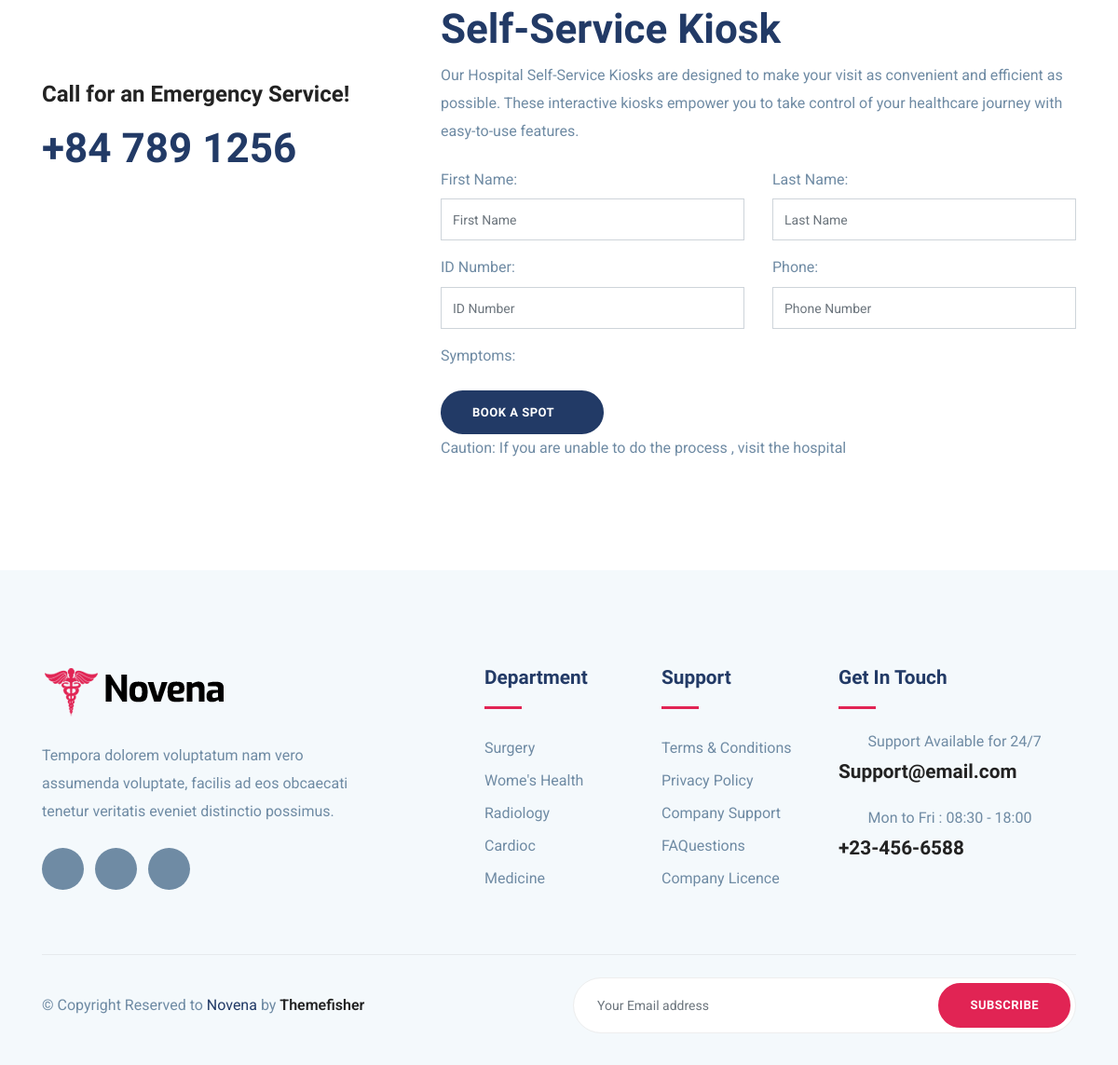
The page /selfqueue/selfqueue/ (signed in, lower part) on the database as committed earlier.
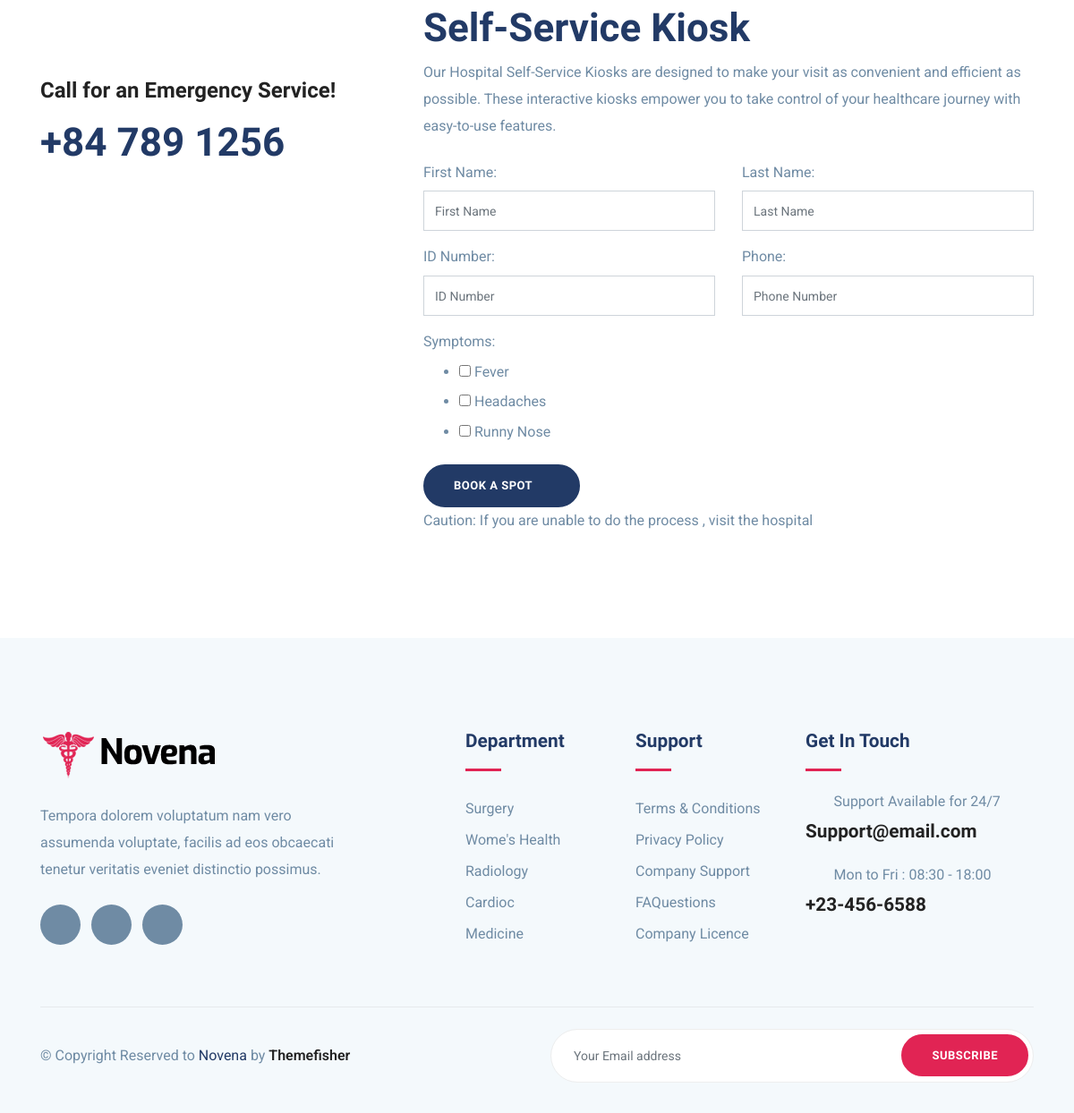
The same page on the database as committed later.
### selfqueue/models.py (models this page shows)
class Symptom(models.Model):
    name = models.CharField(max_length=255)
    def __str__(self):
        return self.name

### selfqueue/views.py (the view)
# urls.py: path('selfqueue/', views.book_spot, name='book_spot'),
@login_required
def book_spot(request):
    user = request.user  # Get the currently logged-in user
    existing_booking = PatientQueue.objects.filter(user=user).first()
    if existing_booking:
        return HttpResponseRedirect(reverse('results'))
    if request.method == 'POST':
        form = BookingForm(request.POST)
        if form.is_valid():
            booking = form.save(commit=False)
            booking.estimated_time = get_estimated_time()
            booking.status = 'Awaiting Consultation'
            booking.closing_time = booking.estimated_time + timedelta(minutes=10)
            assign_spot_number(booking)
            booking.user = user  # Associate the booking with the logged-in user
            booking.save()
            symptoms = form.cleaned_data.get('symptoms')
            booking.symptoms.set(symptoms)  # Assign selected symptoms to the booking
            send_twilio_message(booking)
            return HttpResponseRedirect(reverse('results'))
    else:
        form = BookingForm()
    return render(request, 'selfqueue/index.html', {'form': form})

### selfqueue/forms.py (shortened to what this page needs)
class BookingForm(forms.ModelForm):
    class Meta:
        model = PatientQueue
        fields = ['first_name', 'last_name', 'id_number', 'phone','symptoms']
        widgets = {
            'first_name': forms.TextInput(attrs={'class': 'form-control', 'placeholder': 'First Name'}),
            'last_name': forms.TextInput(attrs={'class': 'form-control', 'placeholder': 'Last Name'}),
            'id_number': forms.TextInput(attrs={'class': 'form-control', 'placeholder': 'ID Number'}),
            'phone': forms.TextInput(attrs={'class': 'form-control', 'placeholder': 'Phone Number'}),
        }
    symptoms = forms.ModelMultipleChoiceField(
        queryset=Symptom.objects.all(),
        widget=forms.CheckboxSelectMultiple,
        required=False,  # This allows no symptom to be selected if desired
    )

### templates/selfqueue/index.html (shortened to what this page needs)
{% extends 'base.html' %}
{% block content %}
{% load static %}
<body id="top">
  <section class="appoinment section">
	<div class="container">
	  <div class="row">
		<div class="col-lg-4">
			<div class="mt-3">
			  <div class="feature-icon mb-3">
				<i class="icofont-support text-lg"></i>
			  </div>
			   <span class="h3">Call for an Emergency Service!</span>
				<h2 class="text-color mt-3">+84 789 1256 </h2>
			</div>
		</div>
		<div class="col-lg-8">
			 <div class="appoinment-wrap mt-5 mt-lg-0 pl-lg-5">
			  <h2 class="mb-2 title-color">Self-Service Kiosk</h2>
			  <p class="mb-4"> Our Hospital Self-Service Kiosks are designed to make your visit as convenient and efficient as possible. These interactive kiosks empower you to take control of your healthcare journey with easy-to-use features.</p>
			  <form id="appointment-form" class="appointment-form" method="post" action="{% url 'book_spot' %}">
				<div class="row">
					<div class="col-lg-6">
						<div class="form-group">
							<label for="{{ form.first_name.id_for_label }}">First Name:</label>
							{{ form.first_name }}
						</div>
					</div>
					<div class="col-lg-6">
						<div class="form-group">
							<label for="{{ form.last_name.id_for_label }}">Last Name:</label>
							{{ form.last_name }}
						</div>
					</div>
					<div class="col-lg-6">
						<div class="form-group">
							<label for="{{ form.id_number.id_for_label }}">ID Number:</label>
							{{ form.id_number }}
						</div>
					</div>
					<div class="col-lg-6">
						<div class="form-group">
							<label for="{{ form.phone.id_for_label }}">Phone:</label>
							{{ form.phone }}
						</div>
					</div>
				</div>
				<div class="form-group">
					<label for="{{ form.symptoms.id_for_label }}">Symptoms:</label>
					<ul>
					  {% for symptom in form.symptoms %}
						<li>
						  <label>
							{{ symptom.tag }} {{ symptom.choice_label }}
						  </label>
						</li>
					  {% endfor %}
					</ul>
				  </div>
				<button type="submit" class="btn btn-main btn-round-full">Book A Spot<i class="icofont-simple-right ml-2"></i></button>
			</form>
				  <p>Caution: If you are unable to do the process , visit the hospital </p>
			  </div>
		  </div>
		</div>
	  </div>
  </section>
{% endblock content %}

Rows that differ between the two databases and show on the page:
added Symptom: choice_label "Fever"
added Symptom: choice_label "Headaches"
added Symptom: choice_label "Runny Nose"
